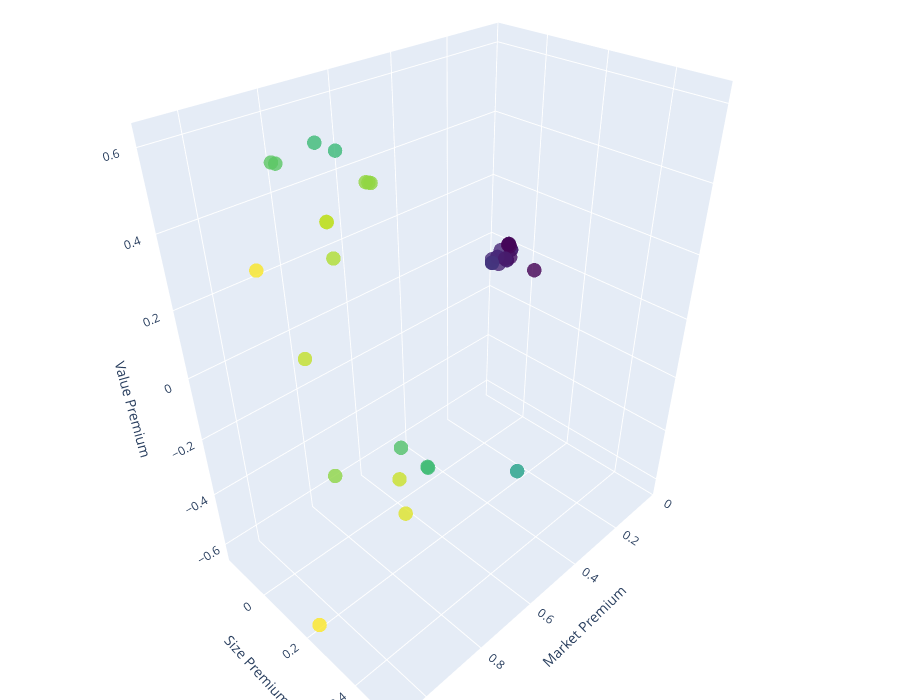

The cell this chart's notebook holds for it:
### Code cell
fig = go.Figure(data=[go.Scatter3d(
    x=params['b1'],
    y=params['b2'],
    z=params['b3'],
    mode='markers',
    marker=dict(
        size=5,
        color=params['b1'],  # Color para el mercado
        colorscale='Viridis',
        opacity=0.8
    ),
    text=params.index,  #Nombre de los fondos
    hoverinfo='text'  
)])

fig.update_layout(
    scene=dict(
        xaxis_title='Market Premium',
        yaxis_title='Size Premium',
        zaxis_title='Value Premium',
        bgcolor='white'  
    ),
    margin=dict(l=0, r=0, b=0, t=0),
    height=700  
)

fig.show()
